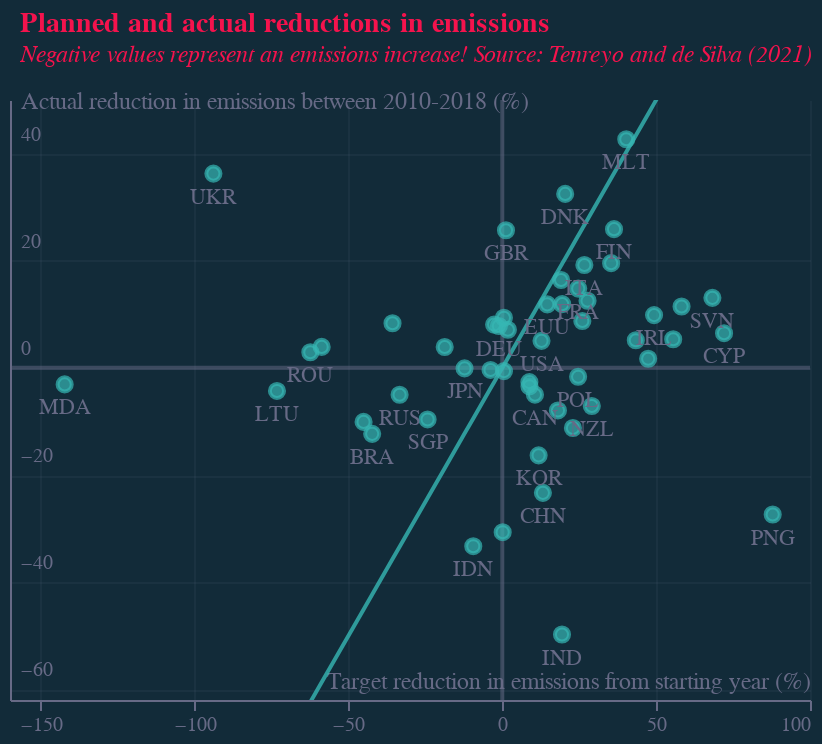

Notebook source saved alongside this figure:
### Code cell
points.encoding.x.axis.titleFontSize = 12
points.encoding.y.axis.titleFontSize = 12
# points.encoding.y.axis.titleY += 2

theme = "_dark"
layer1 = (
    ((zero1 + zero2 + line + points + labels).properties(height=300, width=400))
    .configure_view(stroke=None)
    .properties(title=title)
)
layer1 = layer1.configure_axisY(labelFontSize=12)
layer1 = layer1.configure_axisX(labelFontSize=12)
layer1.config.font = "Georgia"
layer1.config.background = colors["eco-background"]
layer1.config.view.stroke = None
layer1.title.fontSize = 14
layer1.title.subtitleFontSize = 12
layer1.title.dy -= 2
layer1.title.color = colors["eco-dot"]
layer1.title.subtitleColor = colors["eco-dot"]
layer1.save("visualisation/" + f + theme + ".json")
layer1.save("visualisation/" + f + theme + ".png")
readme = re.sub(f, f + theme, readme)
open("README.md", "a").write(readme)
layer1

### Figure 1 — Vega-Lite specification as saved in the notebook (floating-point values rounded to 4 significant figures)
{"config": {"view": {"continuousWidth": 400, "continuousHeight": 300, "stroke": null}, "axisX": {"labelFontSize": 12}, "axisY": {"labelFontSize": 12}, "background": "#122B39", "font": "Georgia"}, "layer": [{"mark": {"type": "line", "clip": true, "color": "#676A86", "opacity": 0.5}, "encoding": {"x": {"type": "quantitative", "field": "z"}, "y": {"type": "quantitative", "field": "Value1"}}, "transform": [{"calculate": "0", "as": "z"}]}, {"mark": {"type": "line", "clip": true, "color": "#676A86", "opacity": 0.5}, "encoding": {"x": {"type": "quantitative", "axis": {"domainColor": "#676A86", "grid": true, "gridColor": "#676A86", "gridOpacity": 0.1, "labelAngle": 0, "labelColor": "#676A86", "labelFontSize": 10, "orient": "bottom", "tickColor": "#676A86", "tickCount": 5, "title": "Target reduction in emissions from starting year (%)", "titleAlign": "right", "titleAnchor": "end", "titleColor": "#676A86", "titleFontSize": 12, "titleFontWeight": "normal", "titleY": -15}, "field": "Value1", "scale": {"domain": [-150, 100]}}, "y": {"type": "quantitative", "field": "z"}}, "transform": [{"calculate": "0", "as": "z"}]}, {"mark": {"type": "line", "clip": true, "color": "#36B7B4", "opacity": 0.8}, "encoding": {"x": {"type": "quantitative", "axis": {"domainColor": "#676A86", "grid": true, "gridColor": "#676A86", "gridOpacity": 0.1, "labelAngle": 0, "labelColor": "#676A86", "labelFontSize": 10, "orient": "bottom", "tickColor": "#676A86", "tickCount": 5, "title": "Target reduction in emissions from starting year (%)", "titleAlign": "right", "titleAnchor": "end", "titleColor": "#676A86", "titleFontSize": 12, "titleFontWeight": "normal", "titleY": -15}, "field": "Value1", "scale": {"domain": [-150, 100]}}, "y": {"type": "quantitative", "field": "Value1"}}}, {"mark": {"type": "point", "clip": true, "color": "#36B7B4", "fill": "#36B7B4", "size": 50}, "encoding": {"x": {"type": "quantitative", "axis": {"domainColor": "#676A86", "grid": true, "gridColor": "#676A86", "gridOpacity": 0.1, "labelAngle": 0, "labelColor": "#676A86", "labelFontSize": 10, "orient": "bottom", "tickColor": "#676A86", "tickCount": 5, "title": "Target reduction in emissions from starting year (%)", "titleAlign": "right", "titleAnchor": "end", "titleColor": "#676A86", "titleFontSize": 12, "titleFontWeight": "normal", "titleY": -15}, "field": "Value1", "scale": {"domain": [-150, 100]}}, "y": {"type": "quantitative", "axis": {"domainColor": "#676A86", "format": ".0f", "grid": true, "gridColor": "#676A86", "gridOpacity": 0.1, "labelAlign": "left", "labelBaseline": "middle", "labelColor": "#676A86", "labelFontSize": 10, "labelOffset": -10, "labelPadding": -5, "tickColor": "#676A86", "tickCount": 4, "ticks": false, "title": "Actual reduction in emissions between 2010-2018 (%)", "titleAlign": "left", "titleAnchor": "start", "titleAngle": 0, "titleBaseline": "bottom", "titleColor": "#676A86", "titleFontSize": 12, "titleFontWeight": "normal", "titleX": 5, "titleY": 7}, "field": "Value2", "scale": {"domain": [-62, 50], "nice": false}}}}, {"mark": {"type": "text", "clip": true, "color": "#676A86", "dy": 12}, "encoding": {"text": {"type": "nominal", "field": "CountryCode"}, "x": {"type": "quantitative", "axis": {"domainColor": "#676A86", "grid": true, "gridColor": "#676A86", "gridOpacity": 0.1, "labelAngle": 0, "labelColor": "#676A86", "labelFontSize": 10, "orient": "bottom", "tickColor": "#676A86", "tickCount": 5, "title": "Target reduction in emissions from starting year (%)", "titleAlign": "right", "titleAnchor": "end", "titleColor": "#676A86", "titleFontSize": 12, "titleFontWeight": "normal", "titleY": -15}, "field": "Value1", "scale": {"domain": [-150, 100]}}, "y": {"type": "quantitative", "axis": {"domainColor": "#676A86", "format": ".0f", "grid": true, "gridColor": "#676A86", "gridOpacity": 0.1, "labelAlign": "left", "labelBaseline": "middle", "labelColor": "#676A86", "labelFontSize": 10, "labelOffset": -10, "labelPadding": -5, "tickColor": "#676A86", "tickCount": 4, "ticks": false, "title": "Actual reduction in emissions between 2010-2018 (%)", "titleAlign": "left", "titleAnchor": "start", "titleAngle": 0, "titleBaseline": "bottom", "titleColor": "#676A86", "titleFontSize": 12, "titleFontWeight": "normal", "titleX": 5, "titleY": 7}, "field": "Value2", "scale": {"domain": [-62, 50], "nice": false}}}, "transform": [{"filter": {"field": "CountryCode", "oneOf": ["PNG", "IND", "IDN", "MDA", "UKR", "MLT", "GBR", "USA", "CHN", "ROU", "LTU", "CYP", "IRL", "JPN", "BRA", "RUS", "SGP", "NZL", "KOR", "CAN", "DNK", "FIN", "EUU", "ITA", "FRA", "DEU", "POL", "SVN", "FIN", "CAN"]}}]}], "data": {"name": "data-aa498a6be48f65a59dee3e9b87355f94"}, "height": 300, "title": {"text": "Planned and actual reductions in emissions", "align": "left", "anchor": "start", "color": "#F4134D", "dx": 5, "dy": -7, "fontSize": 14, "subtitle": ["Negative values represent an emissions increase! Source: Tenreyo and de Silva (2021)"], "subtitleColor": "#F4134D", "subtitleFontSize": 12, "subtitleFontStyle": "italic"}, "width": 400, "$schema": "https://vega.github.io/schema/vega-lite/v4.8.1.json", "datasets": {"data-aa498a6be48f65a59dee3e9b87355f94": [{"country": "Antigua and Barbuda", "CountryCode": "ATG", "Value1": 73.87, "Value2": -80.05}, {"country": "Australia", "CountryCode": "AUS", "Value1": 0.5443, "Value2": -0.6015}, {"country": "Austria", "CountryCode": "AUT", "Value1": 43.39, "Value2": 5.15}, {"country": "Belarus", "CountryCode": "BLR", "Value1": -58.7, "Value2": 3.913}, {"country": "Belgium", "CountryCode": "BEL", "Value1": 26.01, "Value2": 8.748}, {"country": "Brazil", "CountryCode": "BRA", "Value1": -42.29, "Value2": -12.32}, {"country": "Bulgaria", "CountryCode": "BGR", "Value1": -35.68, "Value2": 8.324}, {"country": "Canada", "CountryCode": "CAN", "Value1": 10.61, "Value2": -5.009}, {"country": "Chile", "CountryCode": "CHL", "Value1": null, "Value2": -26.7}, {"country": "China", "CountryCode": "CHN", "Value1": 13.19, "Value2": -23.33}, {"country": "Croatia", "CountryCode": "HRV", "Value1": 0.5237, "Value2": 9.351}, {"country": "Cyprus", "CountryCode": "CYP", "Value1": 72.07, "Value2": 6.468}, {"country": "Czech Republic", "CountryCode": "CZE", "Value1": -2.666, "Value2": 8.077}, {"country": "Denmark", "CountryCode": "DNK", "Value1": 20.43, "Value2": 32.47}, {"country": "EU28", "CountryCode": "EUU", "Value1": 14.61, "Value2": 11.86}, {"country": "Estonia", "CountryCode": "EST", "Value1": -45.09, "Value2": -10.09}, {"country": "Finland", "CountryCode": "FIN", "Value1": 36.31, "Value2": 25.89}, {"country": "France and Monaco", "CountryCode": "FRA", "Value1": 24.67, "Value2": 14.8}, {"country": "Germany", "CountryCode": "DEU", "Value1": -1.124, "Value2": 7.808}, {"country": "Greece", "CountryCode": "GRC", "Value1": 35.37, "Value2": 19.55}, {"country": "Hungary", "CountryCode": "HUN", "Value1": -3.817, "Value2": -0.3911}, {"country": "Iceland", "CountryCode": "ISL", "Value1": 22.95, "Value2": -11.23}, {"country": "India", "CountryCode": "IND", "Value1": 19.4, "Value2": -49.78}, {"country": "Indonesia", "CountryCode": "IDN", "Value1": -9.435, "Value2": -33.29}, {"country": "Ireland", "CountryCode": "IRL", "Value1": 49.32, "Value2": 9.848}, {"country": "Israel and Palestine, State of", "CountryCode": "ISR", "Value1": 1.819, "Value2": 7.108}, {"country": "Italy, San Marino and the Holy See", "CountryCode": "ITA", "Value1": 26.66, "Value2": 19.2}, {"country": "Japan", "CountryCode": "JPN", "Value1": -12.27, "Value2": -0.0939}, {"country": "Kazakhstan", "CountryCode": "KAZ", "Value1": 0.1229, "Value2": -30.68}, {"country": "Korea, Rep.", "CountryCode": "KOR", "Value1": 11.81, "Value2": -16.33}, {"country": "Kyrgyz Republic", "CountryCode": "KGZ", "Value1": null, "Value2": -54.56}, {"country": "Latvia", "CountryCode": "LVA", "Value1": -1050.0, "Value2": 12.19}, {"country": "Lithuania", "CountryCode": "LTU", "Value1": -73.24, "Value2": -4.312}, {"country": "Luxembourg", "CountryCode": "LUX", "Value1": 58.26, "Value2": 11.46}, {"country": "Malta", "CountryCode": "MLT", "Value1": 40.29, "Value2": 42.67}, {"country": "Mexico", "CountryCode": "MEX", "Value1": 8.825, "Value2": -3.456}, {"country": "Moldova", "CountryCode": "MDA", "Value1": -142.2, "Value2": -3.087}, {"country": "Netherlands", "CountryCode": "NLD", "Value1": 27.7, "Value2": 12.52}, {"country": "New Zealand", "CountryCode": "NZL", "Value1": 29.09, "Value2": -7.117}, {"country": "Norway", "CountryCode": "NOR", "Value1": 18.08, "Value2": -7.95}, {"country": "Papua New Guinea", "CountryCode": "PNG", "Value1": 87.88, "Value2": -27.38}, {"country": "Poland", "CountryCode": "POL", "Value1": 24.64, "Value2": -1.667}, {"country": "Portugal", "CountryCode": "PRT", "Value1": 47.4, "Value2": 1.707}, {"country": "Romania", "CountryCode": "ROU", "Value1": -62.39, "Value2": 2.918}, {"country": "Russian Federation", "CountryCode": "RUS", "Value1": -33.38, "Value2": -5.027}, {"country": "Serbia and Montenegro", "CountryCode": "SRB", "Value1": 1047.0, "Value2": 1.471}, {"country": "Singapore", "CountryCode": "SGP", "Value1": -24.28, "Value2": -9.631}, {"country": "Slovak Republic", "CountryCode": "SVK", "Value1": -18.72, "Value2": 3.887}, {"country": "Slovenia", "CountryCode": "SVN", "Value1": 68.28, "Value2": 13.07}, {"country": "South Africa", "CountryCode": "ZAF", "Value1": 8.803, "Value2": -2.662}, {"country": "Spain and Andorra", "CountryCode": "ESP", "Value1": 55.54, "Value2": 5.34}, {"country": "Sweden", "CountryCode": "SWE", "Value1": 19.11, "Value2": 16.41}, {"country": "Switzerland and Liechtenstein", "CountryCode": "CHE", "Value1": 19.46, "Value2": 11.9}, {"country": "Thailand", "CountryCode": "THA", "Value1": null, "Value2": -14.56}, {"country": "Ukraine", "CountryCode": "UKR", "Value1": -93.89, "Value2": 36.27}, {"country": "United Kingdom", "CountryCode": "GBR", "Value1": 1.191, "Value2": 25.69}, {"country": "United States", "CountryCode": "USA", "Value1": 12.74, "Value2": 5.039}]}}
